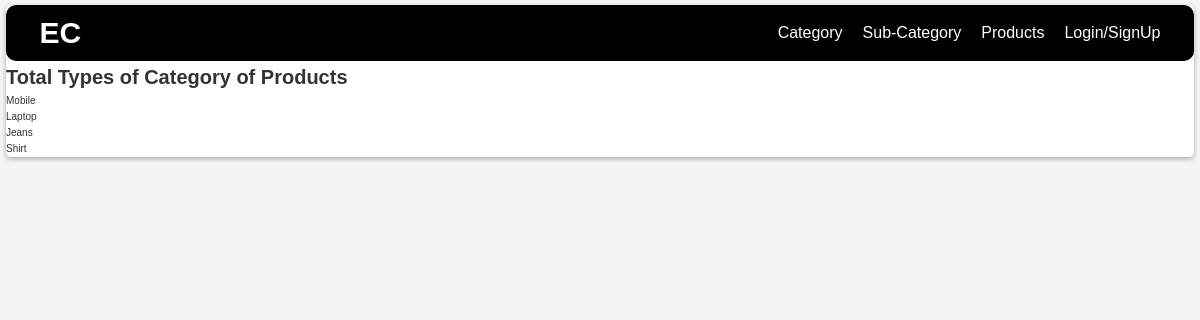
The page /sub-category/ on the database its author committed.
### base/models.py (models this page shows, shortened)
class SubCategory(models.Model):
    category = models.ForeignKey(Category, on_delete=models.CASCADE)
    name = models.CharField(max_length=20)
    created_at = models.DateTimeField(auto_now_add=True)
    updated_at = models.DateTimeField(auto_now=True)
    deleted_at = models.DateTimeField(null=True, blank=True)

### base/views.py (the view)
# urls.py: path("sub-category/", views.subCategorysView, name="sub-category"),
def subCategorysView(request):
    page = "sub_category"
    categories = SubCategory.objects.all()
    context = {"categories":categories, "page":page}
    return render(request, "base/subcategory/sub_category.html", context)

### base/templates/base/subcategory/sub_category.html
{% extends "main.html" %}
{% block content %}
{% if page == "sub_category" %}
    <div>
        <h1>Total Types of Category of Products</h1>
        {% for category in categories %}
            <ul>
                <li>{{category.name}}</li>
            </ul>
        {% endfor %}
    </div>
{% else %}
    <form method="POST">
        {% csrf_token %}
        {{ form.as_p }}
        <button type="submit">Create-Sub-Category</button>
    </form>
{% endif %}
{% endblock content %}

### static/styles/main.css (style rules this page uses)
*, *::after, *::before { box-sizing: border-box; padding: 0; margin: 0; }
html { font-size: 62.5%; }
body { font-family: 'Poppins', sans-serif; line-height: 1.6; background-color: #f4f4f4; color: #333; }

### rows shown on the page
SubCategory: name "Mobile"
SubCategory: name "Laptop"
SubCategory: name "Jeans"
SubCategory: name "Shirt"
